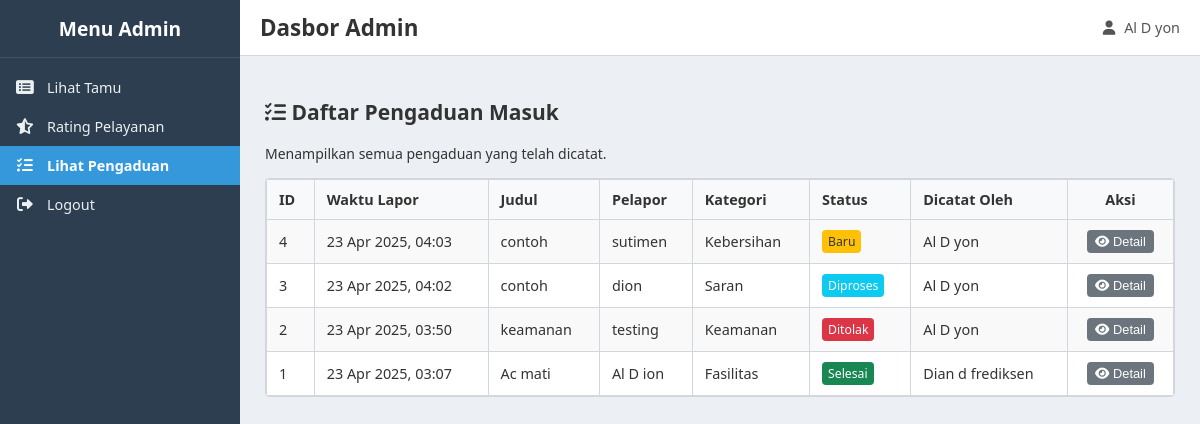
/admin_dashboard.php?page=lihat_pengaduan (signed in), run on an earlier commit of the app's database.
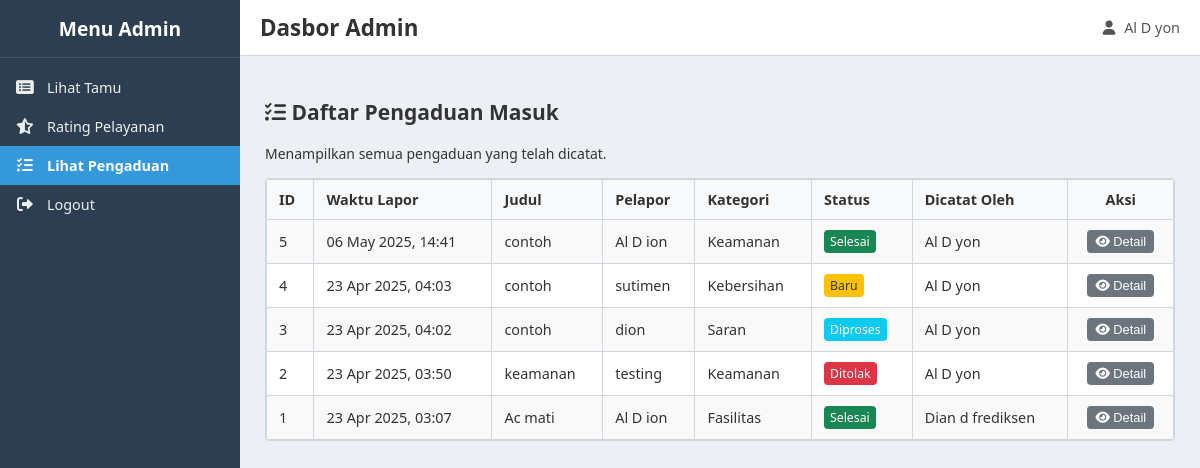
And on a later commit of the database.
### tables this page shows
CREATE TABLE `pengaduan` (
  `id_pengaduan` int(11) NOT NULL,
  `id_petugas_pencatat` int(11) DEFAULT NULL,
  `nama_pelapor` varchar(150) NOT NULL,
  `kontak_pelapor` varchar(100) DEFAULT NULL,
  `kategori_pengaduan` varchar(100) NOT NULL,
  `judul_pengaduan` varchar(255) NOT NULL,
  `detail_pengaduan` text NOT NULL,
  `lokasi_kejadian` varchar(255) DEFAULT NULL,
  `waktu_kejadian` datetime DEFAULT NULL,
  `waktu_lapor` timestamp NOT NULL DEFAULT current_timestamp(),
  `status_pengaduan` enum('Baru','Diproses','Selesai','Ditolak') NOT NULL DEFAULT 'Baru',
  `lampiran` varchar(255) DEFAULT NULL,
  `catatan_tindaklanjut` text DEFAULT NULL
);

CREATE TABLE `petugas` (
  `id_petugas` int(11) NOT NULL,
  `username` varchar(50) NOT NULL,
  `password` varchar(255) NOT NULL,
  `nama_lengkap` varchar(100) DEFAULT NULL
);

### admin_dashboard.php (the view, shortened to what this page needs)
<?php
require_once 'koneksi.php';
$page = isset($_GET['page']) ? $_GET['page'] : 'lihat_tamu';
$pesan_error_global = '';
$query_pengaduan = null;
if (!$koneksi) {
    $pesan_error_global = "Koneksi database gagal.";
} else {
    if ($page == 'lihat_tamu' || $page == '') {
        $sql_tamu = "SELECT id, nama, alamat, keperluan, pekerjaan, no_telp, pesan, rating, waktu_input, status_kehadiran, waktu_scan_masuk, no_antrian_hari_ini, tanggal_antrian
                     FROM tamu ORDER BY waktu_input DESC";
        $query_tamu = mysqli_query($koneksi, $sql_tamu);
        if (!$query_tamu) { $pesan_error_global = "Gagal mengambil data tamu: " . mysqli_error($koneksi); }
        $sql_avg_rating = "SELECT AVG(rating) as rata_rata FROM tamu WHERE rating IS NOT NULL AND rating > 0 AND rating <= 5";
        $query_avg = mysqli_query($koneksi, $sql_avg_rating);
        if ($query_avg) {
            $avg_rating_data = mysqli_fetch_assoc($query_avg);
            $rata_rata_rating = ($avg_rating_data && $avg_rating_data['rata_rata'] !== null) ? round($avg_rating_data['rata_rata'], 1) : 'N/A';
        } else { $pesan_error_global .= " Gagal mengambil rata-rata rating."; }
    }
    elseif ($page == 'lihat_pengaduan') {
        $sql_pengaduan = "SELECT p.id_pengaduan, p.waktu_lapor, p.judul_pengaduan, p.nama_pelapor, p.kategori_pengaduan, p.status_pengaduan, pt.nama_lengkap as nama_pencatat
                         FROM pengaduan p LEFT JOIN petugas pt ON p.id_petugas_pencatat = pt.id_petugas ORDER BY p.waktu_lapor DESC";
        $query_pengaduan = mysqli_query($koneksi, $sql_pengaduan);
    }
}
?>
<!DOCTYPE html>
<html lang="id">
<head>
    <link rel="stylesheet" href="style.css">
    <link rel="stylesheet" href="https://cdnjs.cloudflare.com/ajax/libs/font-awesome/6.0.0-beta3/css/all.min.css">
</head>
<body class="admin-body">
    <div class="admin-wrapper">
        <aside class="admin-sidebar">
            <div class="sidebar-header"><h3>Menu Admin</h3></div>
            <nav class="sidebar-nav">
                <ul>
                    <li class="<?php echo ($page == 'lihat_tamu' || $page == '') ? 'active' : ''; ?>"><a href="admin_dashboard.php?page=lihat_tamu"><i class="fas fa-list-alt"></i> <span class="menu-text">Lihat Tamu</span></a></li>
                    <li class="<?php echo ($page == 'rating') ? 'active' : ''; ?>"><a href="admin_dashboard.php?page=rating"><i class="fas fa-star-half-alt"></i> <span class="menu-text">Rating Pelayanan</span></a></li>
                    <li class="<?php echo ($page == 'lihat_pengaduan') ? 'active' : ''; ?>"> <a href="admin_dashboard.php?page=lihat_pengaduan"><i class="fas fa-list-check"></i> <span class="menu-text">Lihat Pengaduan</span></a></li>
                    <li><a href="logout.php"><i class="fas fa-sign-out-alt"></i> <span class="menu-text">Logout</span></a></li>
                </ul>
            </nav>
        </aside>
        <main class="admin-content">
            <header class="admin-content-header">
                <h1>Dasbor Admin</h1>
                <div class="admin-info"><span><i class="fas fa-user"></i> <?php echo htmlspecialchars($_SESSION['nama_lengkap'] ?? $_SESSION['username']); ?></span></div>
            </header>
            <div class="content-area">
                <?php
                switch ($page) {
                        ?>
                        <?php
                    case 'lihat_pengaduan':
                        ?>
                        <h2><i class="fas fa-list-check"></i> Daftar Pengaduan Masuk</h2>
                        <p>Menampilkan semua pengaduan yang telah dicatat.</p>
                        <div class="table-responsive">
                            <table>
                                <thead><tr><th>ID</th><th>Waktu Lapor</th><th>Judul</th><th>Pelapor</th><th>Kategori</th><th>Status</th><th>Dicatat Oleh</th><th>Aksi</th></tr></thead>
                                <tbody>
                                    <?php if (isset($query_pengaduan) && mysqli_num_rows($query_pengaduan) > 0): ?>
                                        <?php while($pengaduan = mysqli_fetch_assoc($query_pengaduan)): ?>
                                        <tr>
                                            <td><?php echo $pengaduan['id_pengaduan']; ?></td>
                                            <td style="white-space: nowrap;"><?php echo date('d M Y, H:i', strtotime($pengaduan['waktu_lapor'])); ?></td>
                                            <td><?php echo htmlspecialchars($pengaduan['judul_pengaduan']); ?></td>
                                            <td><?php echo htmlspecialchars($pengaduan['nama_pelapor']); ?></td>
                                            <td><?php echo htmlspecialchars($pengaduan['kategori_pengaduan']); ?></td>
                                            <td><span class="status-<?php echo strtolower(htmlspecialchars($pengaduan['status_pengaduan'])); ?>"><?php echo htmlspecialchars($pengaduan['status_pengaduan']); ?></span></td>
                                            <td style="white-space: nowrap;"><?php echo htmlspecialchars($pengaduan['nama_pencatat'] ?? 'N/A'); ?></td>
                                            <td style="white-space: nowrap;">
                                                <button type="button" class="btn btn-secondary btn-sm btn-detail-pengaduan" data-id="<?php echo $pengaduan['id_pengaduan']; ?>" title="Lihat Detail & Tindak Lanjut"><i class="fas fa-eye"></i> Detail</button>
                                            </td>
                                        </tr>
                                        <?php endwhile; ?>
                                    <?php else: ?>
                                        <tr><td colspan="8" style="text-align: center;">Belum ada data pengaduan.</td></tr>
                                    <?php endif; ?>
                                </tbody>
                            </table>
                        </div>
                        <?php
                        break;
                        ?>
                        <?php
                }
                ?>
            </div>
        </main>
    </div>
</body>
</html>

### style.css (style rules this page uses)
:root { --sidebar-bg: #2c3e50; --sidebar-text-color: #ecf0f1; --sidebar-active-bg: #3498db; --sidebar-hover-bg: #34495e; --header-bg: #ffffff; --header-text-color: #333; --content-bg: #ecf0f5; --border-color: #d2d6de; --star-color: #f39c12; --link-color: #3498db; }
body.admin-body { margin: 0; font-family: 'Segoe UI', Tahoma, Geneva, Verdana, sans-serif; background-color: var(--content-bg); font-size: 14px; color: #333; }
* { box-sizing: border-box; }
a { color: var(--link-color); text-decoration: none; }
.admin-wrapper { display: flex; min-height: 100vh; }
.admin-sidebar { width: 240px; flex-shrink: 0; background-color: var(--sidebar-bg); color: var(--sidebar-text-color); height: 100vh; position: sticky; top: 0; transition: left 0.3s ease-in-out; overflow-y: auto; z-index: 1010; }
.sidebar-header { padding: 15px; text-align: center; border-bottom: 1px solid rgba(255, 255, 255, 0.1); }
.sidebar-header h3 { margin: 0; color: #fff; font-size: 1.2rem; }
.sidebar-nav ul { list-style: none; padding: 10px 0; margin: 0; }
.sidebar-nav li a { display: flex; align-items: center; padding: 10px 15px; color: var(--sidebar-text-color); transition: background-color 0.2s ease, color 0.2s ease; font-size: 0.9rem; text-decoration: none; }
.sidebar-nav li a i { margin-right: 12px; width: 20px; text-align: center; font-size: 1.1em; }
.sidebar-nav li.active > a { background-color: var(--sidebar-active-bg); color: #fff; font-weight: 600; }
.admin-content { flex-grow: 1; }
.admin-content-header { display: flex; align-items: center; padding: 12px 20px; background-color: var(--header-bg); border-bottom: 1px solid var(--border-color); position: sticky; top: 0; z-index: 1000; min-height: 50px; }
.admin-content-header h1 { margin: 0; flex-grow: 1; font-size: 1.4rem; color: var(--header-text-color); }
.admin-info { margin-left: auto; font-size: 0.9rem; color: #555; }
.admin-info i { margin-right: 5px; }
.content-area { padding: 25px; }
.btn { padding: 8px 15px; border: none; border-radius: 4px; cursor: pointer; font-size: 0.9rem; text-decoration: none; display: inline-block; text-align: center; transition: background-color 0.2s ease; }
.btn-secondary { background-color: #6c757d; color: white; }
.btn-sm { padding: 4px 8px; font-size: 0.8rem; }
.table-responsive { overflow-x: auto; margin-top: 15px; background-color: #fff; border: 1px solid var(--border-color); border-radius: 4px; }
table { width: 100%; border-collapse: collapse; }
th, td { border: 1px solid var(--border-color); padding: 10px 12px; text-align: left; vertical-align: middle; font-size: 0.9rem; }
th { background-color: #f8f9fa; font-weight: 600; }
tbody tr:nth-child(odd) { background-color: #f9f9f9; }
.table-responsive th:last-child, .table-responsive td:last-child { width: auto; white-space: nowrap; text-align: center; }
.status-baru { padding: 3px 6px; background-color: #ffc107; color: #333; border-radius: 4px; font-size: 0.85em; display: inline-block; }
.status-diproses { padding: 3px 6px; background-color: #0dcaf0; color: #fff; border-radius: 4px; font-size: 0.85em; display: inline-block; }
.status-selesai { padding: 3px 6px; background-color: #198754; color: #fff; border-radius: 4px; font-size: 0.85em; display: inline-block; }
.status-ditolak { padding: 3px 6px; background-color: #dc3545; color: #fff; border-radius: 4px; font-size: 0.85em; display: inline-block; }

What changed in the data, as far as the page shows it:
added pengaduan: id_pengaduan "5", waktu_lapor "06 May 2025, 14:41", judul_pengaduan "contoh", nama_pelapor "Al D ion", kategori_pengaduan "Keamanan", status_pengaduan "Selesai", id_petugas_pencatat.nama_lengkap "Al D yon"
